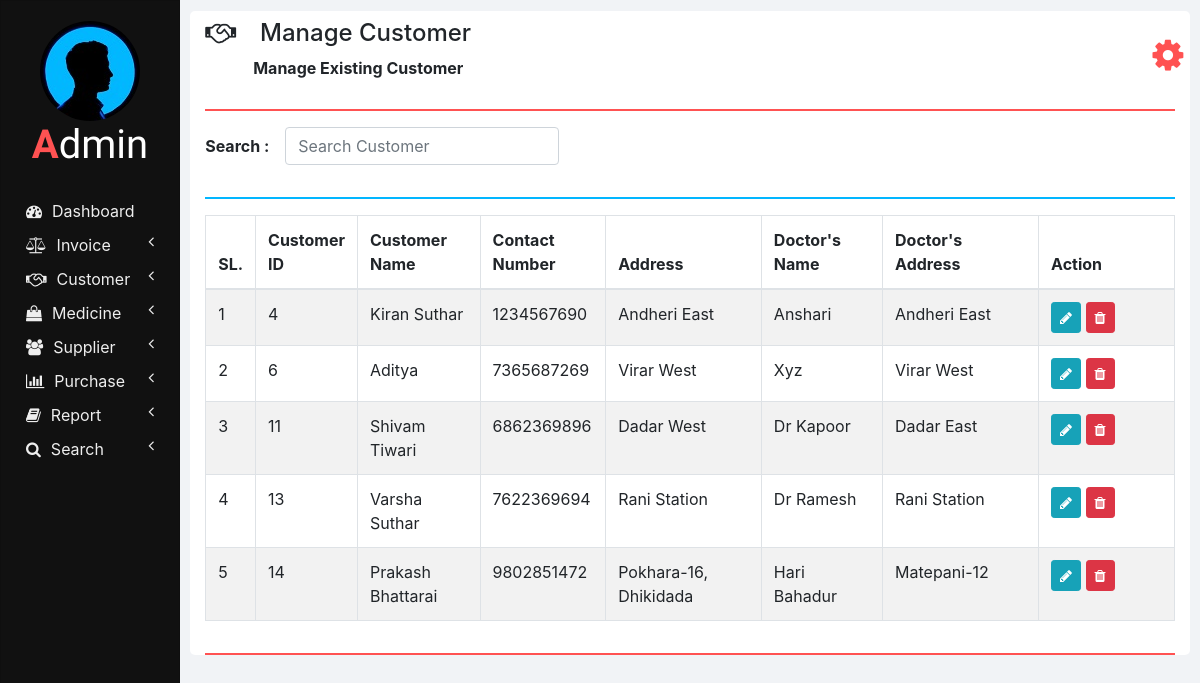
The page /manage_customer.php on the database its author committed.
### tables this page shows
CREATE TABLE `customers` (
  `ID` int(11) NOT NULL,
  `NAME` varchar(20) NOT NULL,
  `CONTACT_NUMBER` varchar(10) NOT NULL,
  `ADDRESS` varchar(100) NOT NULL,
  `DOCTOR_NAME` varchar(20) NOT NULL,
  `DOCTOR_ADDRESS` varchar(100) NOT NULL
);

### php/manage_customer.php (the view, shortened to what this page needs)
<?php
  function showCustomers($id) {
    require "db_connection.php";
    if($con) {
      $seq_no = 0;
      $query = "SELECT * FROM customers";
      $result = mysqli_query($con, $query);
      while($row = mysqli_fetch_array($result)) {
        $seq_no++;
        if($row['ID'] == $id)
          showEditOptionsRow($seq_no, $row);
        else
          showCustomerRow($seq_no, $row);
      }
    }
  }
  function showCustomerRow($seq_no, $row) {
    ?>
    <tr>
      <td><?php echo $seq_no; ?></td>
      <td><?php echo $row['ID'] ?></td>
      <td><?php echo $row['NAME']; ?></td>
      <td><?php echo $row['CONTACT_NUMBER']; ?></td>
      <td><?php echo $row['ADDRESS']; ?></td>
      <td><?php echo $row['DOCTOR_NAME']; ?></td>
      <td><?php echo $row['DOCTOR_ADDRESS']; ?></td>
      <td>
        <button href="" class="btn btn-info btn-sm" onclick="editCustomer(<?php echo $row['ID']; ?>);">
          <i class="fa fa-pencil"></i>
        </button>
        <button class="btn btn-danger btn-sm" onclick="deleteCustomer(<?php echo $row['ID']; ?>);">
          <i class="fa fa-trash"></i>
        </button>
      </td>
    </tr>
    <?php
  }
  ?>

### css/sidenav.css (style rules this page uses)
body { background-color: #f1f3f6; }
.sidenav { width: 15%; height: 100vh; background-color: #222222; position: fixed; z-index: 1; flex: 1 0 auto; }
.card { width: 100%; height: 100%; top: 0; border-radius: 0; background-color: #111111; }
.logo .logo-caption { font-family: 'Poiret One', cursive; color: #ffffff; text-align: center; margin-bottom: 25px; }
.logo .profile { margin-left: 50%; border-radius: 50%; transform: translate(-50%); }
.logo .tweak { color: #ff5252; font-weight: bold; }
.main-menu-item { padding: 5px 5px; cursor: pointer; }
.main-menu-item > a { color: #eeeeee; text-decoration: none; font-size: 16px; }
.main-menu-item > a > span { margin-left: 10px; }

### css/home.css (style rules this page uses)
html, body { height: 100vh; }

### rows shown on the page
customers: seq_no "1", ID "4", NAME "Kiran Suthar", CONTACT_NUMBER "1234567690", ADDRESS "Andheri East", DOCTOR_NAME "Anshari", DOCTOR_ADDRESS "Andheri East"
customers: seq_no "2", ID "6", NAME "Aditya", CONTACT_NUMBER "7365687269", ADDRESS "Virar West", DOCTOR_NAME "Xyz", DOCTOR_ADDRESS "Virar West"
customers: seq_no "3", ID "11", NAME "Shivam Tiwari", CONTACT_NUMBER "6862369896", ADDRESS "Dadar West", DOCTOR_NAME "Dr Kapoor", DOCTOR_ADDRESS "Dadar East"
customers: seq_no "4", ID "13", NAME "Varsha Suthar", CONTACT_NUMBER "7622369694", ADDRESS "Rani Station", DOCTOR_NAME "Dr Ramesh", DOCTOR_ADDRESS "Rani Station"
customers: seq_no "5", ID "14", NAME "Prakash Bhattarai", CONTACT_NUMBER "9802851472", ADDRESS "Pokhara-16, Dhikidada", DOCTOR_NAME "Hari Bahadur", DOCTOR_ADDRESS "Matepani-12"

### other values the page prints
$heading "Manage Customer"
$sub_heading "Manage Existing Customer"
